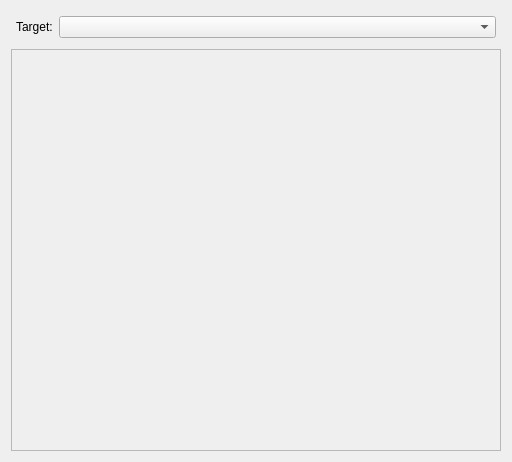
<?xml version="1.0" encoding="UTF-8"?>
<ui version="4.0">
 <class>Frame</class>
 <widget class="QFrame" name="Frame">
  <property name="geometry">
   <rect>
    <x>0</x>
    <y>0</y>
    <width>512</width>
    <height>462</height>
   </rect>
  </property>
  <property name="windowTitle">
   <string>Frame</string>
  </property>
  <layout class="QVBoxLayout" name="verticalLayout_2">
   <item>
    <layout class="QFormLayout" name="formLayout">
     <property name="leftMargin">
      <number>5</number>
     </property>
     <property name="topMargin">
      <number>5</number>
     </property>
     <property name="rightMargin">
      <number>5</number>
     </property>
     <property name="bottomMargin">
      <number>5</number>
     </property>
     <item row="0" column="0">
      <widget class="QLabel" name="label">
       <property name="text">
        <string>Target:</string>
       </property>
      </widget>
     </item>
     <item row="0" column="1">
      <widget class="QComboBox" name="targetComboBox"/>
     </item>
    </layout>
   </item>
   <item>
    <widget class="QScrollArea" name="scrollArea">
     <property name="widgetResizable">
      <bool>true</bool>
     </property>
     <widget class="QWidget" name="scrollAreaWidgetContents">
      <property name="geometry">
       <rect>
        <x>0</x>
        <y>0</y>
        <width>492</width>
        <height>406</height>
       </rect>
      </property>
      <layout class="QVBoxLayout" name="verticalLayout">
       <property name="leftMargin">
        <number>0</number>
       </property>
       <property name="topMargin">
        <number>0</number>
       </property>
       <property name="rightMargin">
        <number>0</number>
       </property>
       <property name="bottomMargin">
        <number>0</number>
       </property>
       <item>
        <layout class="QVBoxLayout" name="actionsLayout">
         <property name="leftMargin">
          <number>5</number>
         </property>
         <property name="topMargin">
          <number>5</number>
         </property>
         <property name="rightMargin">
          <number>5</number>
         </property>
        </layout>
       </item>
      </layout>
     </widget>
    </widget>
   </item>
  </layout>
 </widget>
 <resources/>
 <connections/>
</ui>
